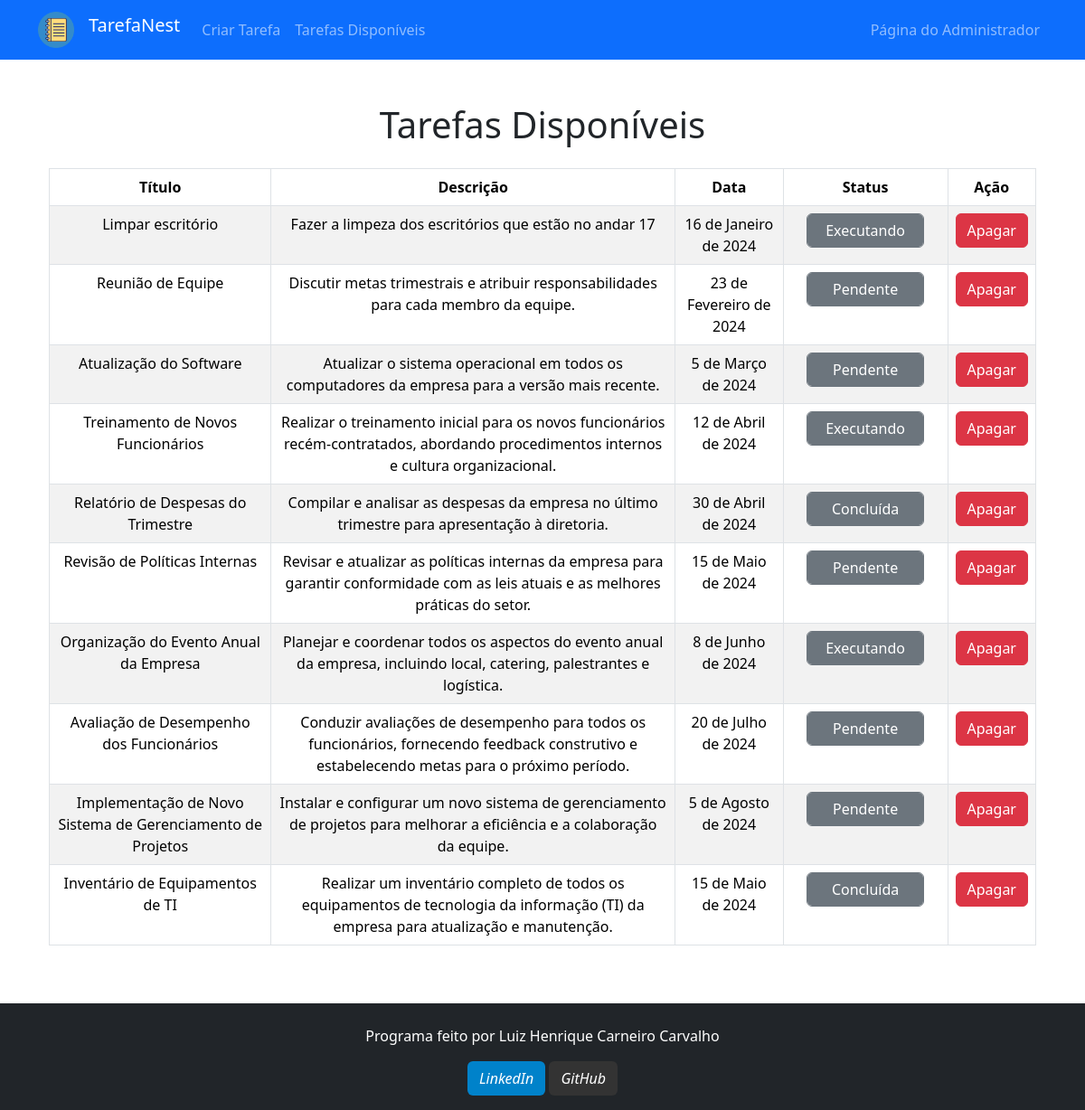
Page /tarefa_disponivel on the earlier database version.
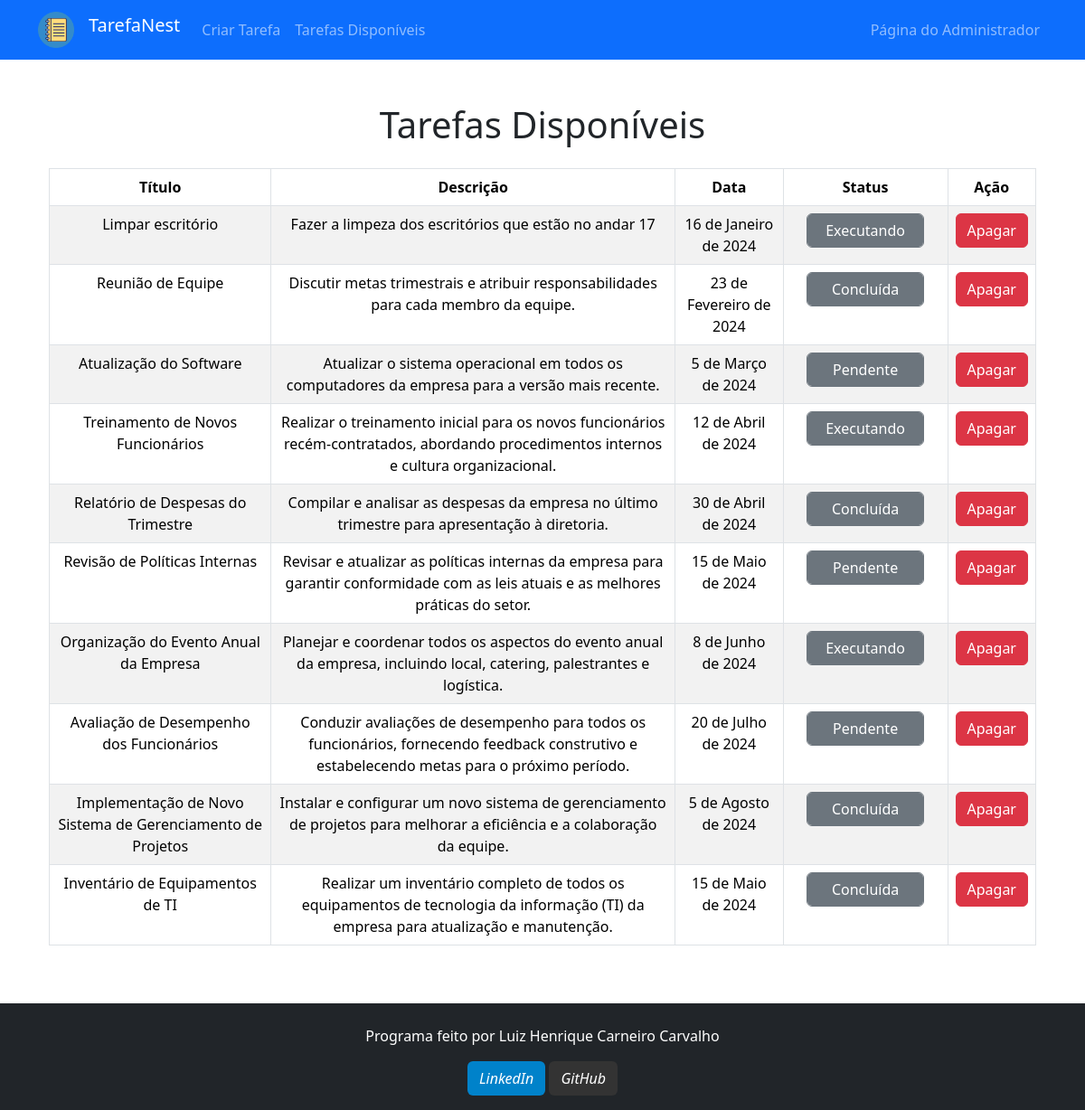
Same page on the later database version.
### core/models.py (models this page shows, shortened)
class Tarefa(models.Model):
    STATUS_CHOICES = [
        ('pendente', 'Pendente'),
        ('executando', 'Executando'),
        ('concluida', 'Concluída'),
    ]
    titulo = models.CharField(max_length=200)
    descricao = models.CharField(max_length=5000)
    data = models.DateField()
    status = models.CharField(max_length=20, choices=STATUS_CHOICES, default='pendente')

### core/views.py (the view)
# urls.py: path('tarefa_disponivel', tarefa_disponivel, name='tarefa_disponivel'),
def tarefa_disponivel(request):
    tarefas = Tarefa.objects.all()
    context = {
        'tarefas': tarefas,
    }
    return render(request, 'tarefa_disponivel.html', context)

### core/templates/tarefa_disponivel.html (shortened to what the changed rows need)
{% load static %}
<!DOCTYPE html>
<html lang="pt-br" class="min-vh-100">
<head>
    <link href="https://cdn.jsdelivr.net/npm/bootstrap@5.3.2/dist/css/bootstrap.min.css" rel="stylesheet"
>
    <link rel="stylesheet" href="{% static 'css/index_style.css' %}">
</head>
<body  class="d-flex flex-column min-vh-100">
    <div class="container bg-body mt-5 flex-grow-1">
        <h1 class="text-center mb-4">Tarefas Disponíveis</h1>
        <div class="container mx-auto text-center table-responsive">
            <table class="table table-striped table-bordered mx-auto text-center">
                <thead>
                    <tr>
                        <th>Título</th>
                        <th>Descrição</th>
                        <th>Data</th>
                        <th style="width: 130px;">Status</th>
                        <th>Ação</th>
                    </tr>
                </thead>
                <tbody>
                    {% for tarefa in tarefas %}
                    <tr>
                        <td>{{ tarefa.titulo }}</td>
                        <td>{{ tarefa.descricao }}</td>
                        <td>{{ tarefa.data }}</td>
                        <td class="col-sm-3 col-md-2 col-lg-2">
                            <form method="POST" action="{% url 'alterar_status' tarefa.id %}">
                                <select name="novo_status" style="width: 130px;" class="form-control btn btn-secondary text-center"
                                    onchange="this.form.submit()">
                                    <option value="pendente" {% if tarefa.status == 'pendente' %}selected{% endif %}>Pendente</option>
                                    <option value="concluida" {% if tarefa.status == 'concluida' %}selected{% endif %}>Concluída</option>
                                </select>
                            </form>
                        </td>
                        <td>
                            <form method="POST" action="{% url 'apagar_tarefa' tarefa.id %}"
                                onsubmit="return confirm('Tem certeza que deseja apagar essa tarefa?');">
                                <button type="submit" class="btn btn-danger">Apagar</button>
                            </form>
                        </td>
                    </tr>
                    {% endfor %}
                </tbody>
            </table>
        </div>
    </div>
</body>
</html>

Differences in the rows shown:
changed Tarefa "Reunião de Equipe": novo_status "Pendente" → "Concluída"
changed Tarefa "Implementação de Novo Sistema de Gerenciamento de Projetos": novo_status "Pendente" → "Concluída"
